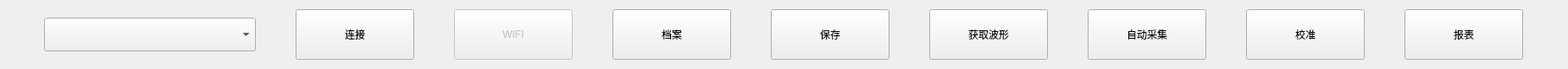
       <widget class="QWidget" name="layoutWidget_2">
        <property name="geometry">
         <rect>
          <x>0</x>
          <y>21</y>
          <width>1851</width>
          <height>62</height>
         </rect>
        </property>
        <layout class="QGridLayout" name="gridLayout">
         <item row="0" column="4">
          <widget class="QPushButton" name="btnArchive">
           <property name="sizePolicy">
            <sizepolicy hsizetype="Expanding" vsizetype="Expanding">
             <horstretch>0</horstretch>
             <verstretch>0</verstretch>
            </sizepolicy>
           </property>
           <property name="minimumSize">
            <size>
             <width>0</width>
             <height>60</height>
            </size>
           </property>
           <property name="maximumSize">
            <size>
             <width>140</width>
             <height>16777215</height>
            </size>
           </property>
           <property name="text">
            <string>档案</string>
           </property>
          </widget>
         </item>
         <item row="0" column="2">
          <widget class="QPushButton" name="connectButton">
           <property name="sizePolicy">
            <sizepolicy hsizetype="Expanding" vsizetype="Expanding">
             <horstretch>0</horstretch>
             <verstretch>0</verstretch>
            </sizepolicy>
           </property>
           <property name="minimumSize">
            <size>
             <width>0</width>
             <height>60</height>
            </size>
           </property>
           <property name="maximumSize">
            <size>
             <width>140</width>
             <height>16777215</height>
            </size>
           </property>
           <property name="text">
            <string>连接</string>
           </property>
          </widget>
         </item>
         <item row="0" column="9">
          <widget class="QPushButton" name="pushButton_2">
           <property name="sizePolicy">
            <sizepolicy hsizetype="Expanding" vsizetype="Expanding">
             <horstretch>0</horstretch>
             <verstretch>0</verstretch>
            </sizepolicy>
           </property>
           <property name="minimumSize">
            <size>
             <width>0</width>
             <height>60</height>
            </size>
           </property>
           <property name="maximumSize">
            <size>
             <width>140</width>
             <height>16777215</height>
            </size>
           </property>
           <property name="text">
            <string>校准</string>
           </property>
          </widget>
         </item>
         <item row="0" column="10">
          <widget class="QPushButton" name="btnReport">
           <property name="sizePolicy">
            <sizepolicy hsizetype="Expanding" vsizetype="Expanding">
             <horstretch>0</horstretch>
             <verstretch>0</verstretch>
            </sizepolicy>
           </property>
           <property name="minimumSize">
            <size>
             <width>0</width>
             <height>60</height>
            </size>
           </property>
           <property name="maximumSize">
            <size>
             <width>140</width>
             <height>16777215</height>
            </size>
           </property>
           <property name="text">
            <string>报表</string>
           </property>
          </widget>
         </item>
         <item row="0" column="3">
          <widget class="QPushButton" name="wifi_button">
           <property name="enabled">
            <bool>false</bool>
           </property>
           <property name="sizePolicy">
            <sizepolicy hsizetype="Expanding" vsizetype="Expanding">
             <horstretch>0</horstretch>
             <verstretch>0</verstretch>
            </sizepolicy>
           </property>
           <property name="minimumSize">
            <size>
             <width>0</width>
             <height>60</height>
            </size>
           </property>
           <property name="maximumSize">
            <size>
             <width>140</width>
             <height>16777215</height>
            </size>
           </property>
           <property name="text">
            <string>WIFI</string>
           </property>
           <property name="toolTip">
            <string>功能尚未开放</string>
           </property>
          </widget>
         </item>
         <item row="0" column="8">
           <widget class="QPushButton" name="triggerButton">
           <property name="sizePolicy">
            <sizepolicy hsizetype="Expanding" vsizetype="Expanding">
             <horstretch>0</horstretch>
             <verstretch>0</verstretch>
            </sizepolicy>
           </property>
           <property name="minimumSize">
            <size>
             <width>0</width>
             <height>60</height>
            </size>
           </property>
           <property name="maximumSize">
            <size>
             <width>140</width>
             <height>16777215</height>
            </size>
           </property>
           <property name="text">
             <string>自动采集</string>
           </property>
          </widget>
         </item>
         <item row="0" column="7">
           <widget class="QPushButton" name="pushButton">
           <property name="sizePolicy">
            <sizepolicy hsizetype="Expanding" vsizetype="Expanding">
             <horstretch>0</horstretch>
             <verstretch>0</verstretch>
            </sizepolicy>
           </property>
           <property name="minimumSize">
            <size>
             <width>0</width>
             <height>60</height>
            </size>
           </property>
           <property name="maximumSize">
            <size>
             <width>140</width>
             <height>16777215</height>
            </size>
           </property>
           <property name="text">
             <string>获取波形</string>
           </property>
          </widget>
         </item>
         <item row="0" column="5">
          <widget class="QPushButton" name="btnSaveResult">
           <property name="sizePolicy">
            <sizepolicy hsizetype="Expanding" vsizetype="Expanding">
             <horstretch>0</horstretch>
             <verstretch>0</verstretch>
            </sizepolicy>
           </property>
           <property name="minimumSize">
            <size>
             <width>0</width>
             <height>60</height>
            </size>
           </property>
           <property name="maximumSize">
            <size>
             <width>140</width>
             <height>16777215</height>
            </size>
           </property>
           <property name="text">
            <string>保存</string>
           </property>
          </widget>
         </item>
         <item row="0" column="1">
          <widget class="QComboBox" name="comboPort">
           <property name="sizePolicy">
            <sizepolicy hsizetype="Expanding" vsizetype="Expanding">
             <horstretch>0</horstretch>
             <verstretch>0</verstretch>
            </sizepolicy>
           </property>
           <property name="minimumSize">
            <size>
             <width>250</width>
             <height>40</height>
            </size>
           </property>
           <property name="maximumSize">
            <size>
             <width>250</width>
             <height>40</height>
            </size>
           </property>
          </widget>
         </item>
        </layout>
       </widget>
